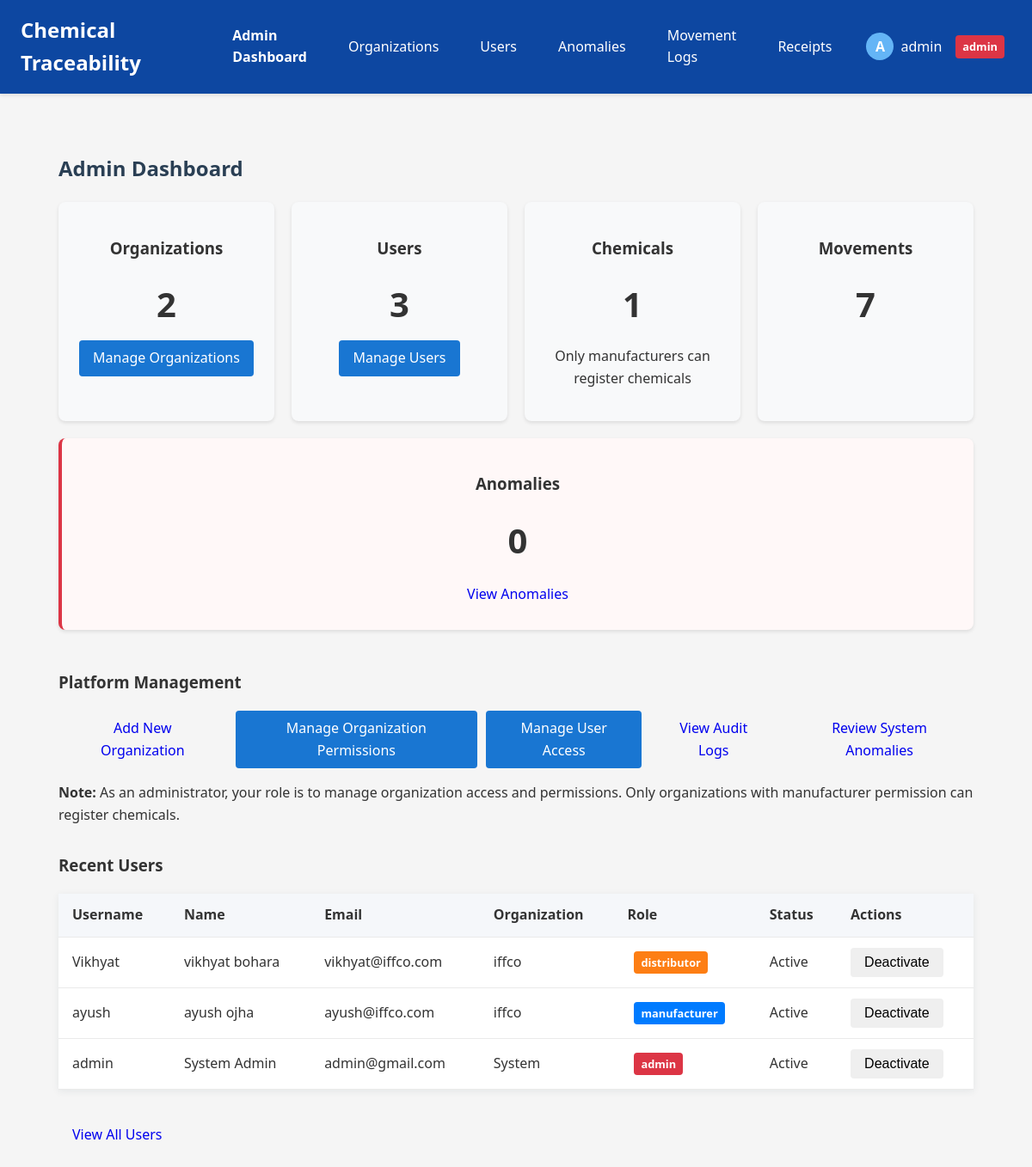
The page /admin/ (signed in) on the database its author committed.
### app/models.py (models this page shows, shortened)
class User(UserMixin, db.Model):
    id = db.Column(db.Integer, primary_key=True)
    username = db.Column(db.String(80), unique=True, nullable=False)
    email = db.Column(db.String(120), unique=True, nullable=False)
    password_hash = db.Column(db.String(128), nullable=False)
    first_name = db.Column(db.String(50), nullable=True)
    last_name = db.Column(db.String(50), nullable=True)
    role = db.Column(db.Enum(RoleType), nullable=False)
    active = db.Column(db.Boolean, default=True)
    created_at = db.Column(db.DateTime, default=datetime.utcnow)
    last_login = db.Column(db.DateTime, nullable=True)
    organization_id = db.Column(db.Integer, db.ForeignKey('organization.id'))
    is_admin = db.Column(db.Boolean, default=False)

class Organization(db.Model):
    id = db.Column(db.Integer, primary_key=True)
    name = db.Column(db.String(100), nullable=False)
    email_domain = db.Column(db.String(100), nullable=False, unique=True)
    description = db.Column(db.Text, nullable=True)
    created_at = db.Column(db.DateTime, default=datetime.utcnow)
    active = db.Column(db.Boolean, default=True)
    can_manufacture = db.Column(db.Boolean, default=False)
    can_distribute = db.Column(db.Boolean, default=False)
    can_receive = db.Column(db.Boolean, default=False)
    users = db.relationship('User', backref='organization', lazy=True)

### app/routes/admin.py (the view)
    @login_required
    def decorated_function(*args, **kwargs):
        if not current_user.is_admin:
            flash('You do not have permission to access this page.', 'error')
            return redirect(url_for('dashboard_bp.dashboard'))
        return f(*args, **kwargs)

### app/routes/admin.py (called while the page is built)
def admin_required(f):
    @login_required
    def decorated_function(*args, **kwargs):
        if not current_user.is_admin:
            flash('You do not have permission to access this page.', 'error')
            return redirect(url_for('dashboard_bp.dashboard'))
        return f(*args, **kwargs)
    decorated_function.__name__ = f.__name__
    return decorated_function

@admin_bp.route('/')
@admin_required
def admin_dashboard():
    organizations = Organization.query.all()
    users = User.query.all()
    total_chemicals = Chemical.query.count()
    total_movements = MovementLog.query.count()
    anomaly_count = BlockchainAnomaly.query.count()
    return render_template('admin/dashboard.html',
                          organizations=organizations,
                          users=users,
                          total_chemicals=total_chemicals,
                          total_movements=total_movements,
                          anomaly_count=anomaly_count)

### app/templates/admin/dashboard.html (shortened to what this page needs)
{% extends "base.html" %}
{% block content %}
<div class="admin-dashboard">
  <h2>Admin Dashboard</h2>
  <div class="admin-stats">
    <div class="stat-card">
      <h3>Organizations</h3>
      <div class="stat-value">{{ organizations|length }}</div>
      <a href="{{ url_for('admin_bp.organization_list') }}" class="btn btn-primary">Manage Organizations</a>
    </div>
    <div class="stat-card">
      <h3>Users</h3>
      <div class="stat-value">{{ users|length }}</div>
      <a href="{{ url_for('admin_bp.user_list') }}" class="btn btn-primary">Manage Users</a>
    </div>
    <div class="stat-card">
      <h3>Chemicals</h3>
      <div class="stat-value">{{ total_chemicals }}</div>
      <p class="small text-muted">Only manufacturers can register chemicals</p>
    </div>
    <div class="stat-card">
      <h3>Movements</h3>
      <div class="stat-value">{{ total_movements }}</div>
    </div>
    <div class="stat-card alert">
      <h3>Anomalies</h3>
      <div class="stat-value">{{ anomaly_count }}</div>
      <a href="{{ url_for('admin_bp.view_anomalies') }}" class="btn btn-danger">View Anomalies</a>
    </div>
  </div>
  <div class="admin-actions">
    <h3>Platform Management</h3>
    <div class="action-buttons">
      <a href="{{ url_for('admin_bp.add_organization') }}" class="btn btn-success">Add New Organization</a>
      <a href="{{ url_for('admin_bp.organization_list') }}" class="btn btn-primary">Manage Organization Permissions</a>
      <a href="{{ url_for('admin_bp.user_list') }}" class="btn btn-primary">Manage User Access</a>
      <a href="{{ url_for('admin_bp.audit_logs') }}" class="btn btn-info">View Audit Logs</a>
      <a href="{{ url_for('admin_bp.view_anomalies') }}" class="btn btn-danger">Review System Anomalies</a>
    </div>
    <p class="mt-3"><strong>Note:</strong> As an administrator, your role is to manage organization access and permissions. Only organizations with manufacturer permission can register chemicals.</p>
  </div>
  <div class="recent-users">
    <h3>Recent Users</h3>
    <table class="table">
      <thead>
        <tr>
          <th>Username</th>
          <th>Name</th>
          <th>Email</th>
          <th>Organization</th>
          <th>Role</th>
          <th>Status</th>
          <th>Actions</th>
        </tr>
      </thead>
      <tbody>
        {% for user in users[-5:]|reverse %}
        <tr>
          <td>{{ user.username }}</td>
          <td>{{ user.first_name }} {{ user.last_name }}</td>
          <td>{{ user.email }}</td>
          <td>{{ user.organization.name }}</td>
          <td><span class="role-badge {{ user.role.name.lower() }}">{{ user.role.name }}</span></td>
          <td>{{ "Active" if user.is_active else "Inactive" }}</td>
          <td>
            {% if user.is_active %}
            <form action="{{ url_for('admin_bp.deactivate_user', user_id=user.id) }}" method="POST" style="display:inline;">
              <button type="submit" class="btn btn-sm btn-warning">Deactivate</button>
            </form>
            {% else %}
            <form action="{{ url_for('admin_bp.activate_user', user_id=user.id) }}" method="POST" style="display:inline;">
              <button type="submit" class="btn btn-sm btn-success">Activate</button>
            </form>
            {% endif %}
          </td>
        </tr>
        {% endfor %}
      </tbody>
    </table>
    <a href="{{ url_for('admin_bp.user_list') }}" class="btn btn-link">View All Users</a>
  </div>
</div>
{% endblock %}

### app/templates/base.html (shortened to what this page needs)
<!DOCTYPE html>
<html lang="en">
<head>
    <link rel="stylesheet" href="{{ url_for('static', filename='style.css') }}">
</head>
<body>
    <nav class="navbar">
        <div class="logo">Chemical Traceability</div>
        <div class="nav-links">
            {% if current_user.is_authenticated %}
                {% if current_user.role.name == 'ADMIN' %}
                <a href="{{ url_for('admin_bp.admin_dashboard') }}"><strong>Admin Dashboard</strong></a>
                <a href="{{ url_for('admin_bp.organization_list') }}">Organizations</a>
                <a href="{{ url_for('admin_bp.user_list') }}">Users</a>
                <a href="{{ url_for('admin_bp.view_anomalies') }}">Anomalies</a>
                {% endif %}
                {% if current_user.role.name == 'DISTRIBUTOR' or current_user.is_admin %}
                <a href="#">Movement Logs</a>
                {% endif %}
                {% if current_user.role.name == 'CUSTOMER' or current_user.is_admin %}
                <a href="#">Receipts</a>
                {% endif %}
                <div class="user-menu">
                    <div class="user-info" onclick="toggleDropdown()">
                        <div class="user-avatar">{{ current_user.username[0].upper() }}</div>
                        <span class="username">{{ current_user.username }}</span>
                        <span class="role-badge {{ current_user.role.name.lower() }}">{{ current_user.role.name }}</span>
                    </div>
                </div>
            {% else %}
                <a href="{{ url_for('auth.login') }}">Login</a>
                <a href="{{ url_for('auth.register') }}">Register</a>
            {% endif %}
        </div>
    </nav>
    <div class="container">
        <main>
            {% block content %}{% endblock %}
        </main>
    </div>
</body>
</html>

### app/static/style.css (style rules this page uses)
body { font-family: 'Segoe UI', Arial, sans-serif; background: #f4f6fb; margin: 0; padding: 0; color: #333; line-height: 1.6; }
nav { background: #2a3f54; color: #fff; padding: 1rem 2rem; display: flex; align-items: center; justify-content: space-between; }
nav a { color: #fff; text-decoration: none; margin-left: 1rem; font-weight: 500; }
main { padding: 2rem; }
h2 { color: #2a3f54; margin-top: 0; }
table { width: 100%; border-collapse: collapse; background: #fff; box-shadow: 0 2px 8px rgba(44,62,80,0.08); margin-bottom: 2rem; }
th, td { padding: 0.75rem 1rem; border-bottom: 1px solid #eaeaea; text-align: left; }
th { background: #f5f7fa; font-weight: 600; }

### app/templates/base.html (style rules this page uses)
body { font-family: 'Segoe UI', Tahoma, Geneva, Verdana, sans-serif; margin: 0; padding: 0; background-color: #f5f5f5; }
.navbar { background-color: #0d47a1; color: white; display: flex; justify-content: space-between; align-items: center; padding: 0 1.5rem; box-shadow: 0 2px 4px rgba(0,0,0,0.1); }
.logo { font-size: 1.5rem; font-weight: bold; padding: 1rem 0; }
.nav-links { display: flex; align-items: center; }
.nav-links a { color: white; text-decoration: none; padding: 1rem; display: inline-block; transition: background-color 0.3s; }
.user-menu { position: relative; display: inline-block; margin-left: 1rem; }
.user-info { display: flex; align-items: center; cursor: pointer; padding: 0.5rem; border-radius: 4px; }
.user-avatar { width: 32px; height: 32px; border-radius: 50%; margin-right: 0.5rem; background-color: #64b5f6; color: white; display: flex; align-items: center; justify-content: center; font-weight: bold; }
.username { margin-right: 0.5rem; }
.role-badge { display: inline-block; padding: 0.25rem 0.5rem; border-radius: 20px; font-size: 0.8rem; margin-left: 0.5rem; text-transform: uppercase; font-weight: bold; }
.admin { background-color: #d32f2f; color: white; }
.manufacturer { background-color: #388e3c; color: white; }
.distributor { background-color: #1976d2; color: white; }
.container { max-width: 1200px; margin: 0 auto; padding: 1.5rem; }
main { padding: 1.5rem; }
.alert { padding: 1rem; margin-bottom: 1rem; border-radius: 4px; border-left: 4px solid #333; }
.btn { display: inline-block; padding: 0.5rem 1rem; border: none; border-radius: 4px; cursor: pointer; text-decoration: none; font-size: 1rem; text-align: center; }
.btn-primary { background-color: #1976d2; color: white; }

### app/templates/admin/dashboard.html (style rules this page uses)
.admin-dashboard { padding: 20px; }
.admin-stats { display: flex; flex-wrap: wrap; gap: 20px; margin-bottom: 30px; }
.stat-card { flex: 1; min-width: 200px; padding: 20px; background-color: #f8f9fa; border-radius: 8px; box-shadow: 0 2px 4px rgba(0,0,0,0.1); text-align: center; }
.stat-card.alert { background-color: #fff8f8; border-left: 4px solid #dc3545; }
.stat-value { font-size: 2.5rem; font-weight: bold; margin: 10px 0; }
.admin-actions { margin-bottom: 30px; }
.action-buttons { display: flex; gap: 10px; }
.role-badge { display: inline-block; padding: 3px 8px; border-radius: 4px; text-transform: lowercase; font-size: 0.8rem; font-weight: bold; }
.role-badge.admin { background-color: #dc3545; color: white; }
.role-badge.manufacturer { background-color: #007bff; color: white; }
.role-badge.distributor { background-color: #fd7e14; color: white; }

### rows shown on the page
User: username "A", username "admin", role.name "admin", first_name "System", last_name "Admin", email "admin@gmail.com", organization.name "System", is_active "Active"
User: username "Vikhyat", first_name "vikhyat", last_name "bohara", email "vikhyat@iffco.com", organization.name "iffco", role.name "distributor", is_active "Active"
User: username "ayush", first_name "ayush", last_name "ojha", email "ayush@iffco.com", organization.name "iffco", role.name "manufacturer", is_active "Active"

### other values the page prints
{{ organizations|length }} "2"
{{ users|length }} "3"
{{ total_chemicals }} "1"
{{ total_movements }} "7"
{{ anomaly_count }} "0"
